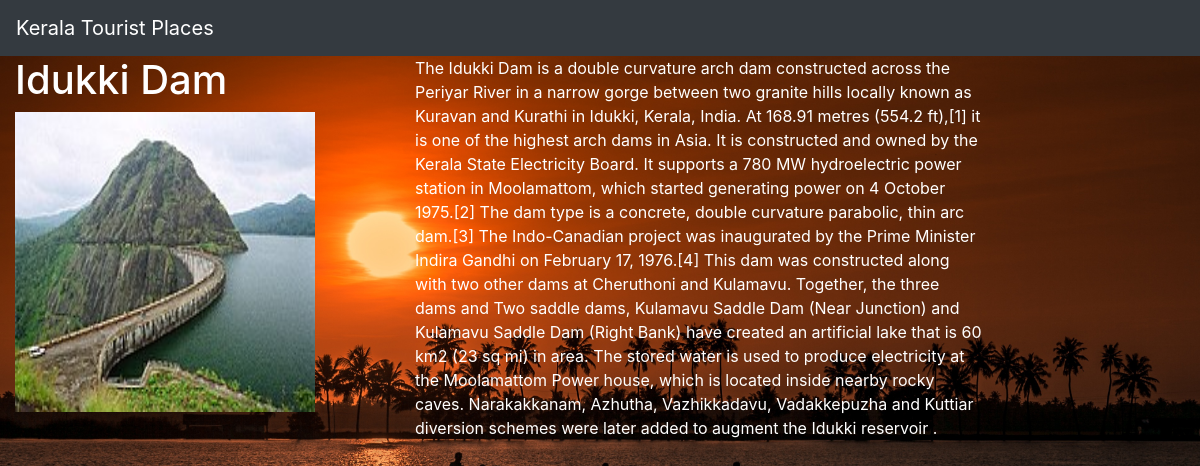
Screenshot of /details/3 with the database file from the repository.
### TripApp/models.py (models this page shows, shortened)
class Trip(models.Model):
    name = models.CharField(max_length=250)
    img = models.FileField(upload_to='img')
    desc = models.TextField()

### TripApp/views.py (the view)
# urls.py: path('details/<int:ID>', views.details, name='details'),
def details(request,ID):
    trip=Trip.objects.get(id=ID)
    context={'details':trip}
    return render(request, 'details.html', context)

### Templates/details.html (shortened to what this page needs)
{% extends 'base.html' %}
{% block body %}
<body>
<div class="container-fluid">
    <div class="row">
        <div class="col-md-4">
            <h1 style="color:white">{{details.name}}</h1>
            <img src="{{details.img.url}}" width="300" height="300">
        </div>
            <div class="col-md-6" style="color:white">
                {{details.desc}}<br>
            </div>
    </div>
</div>
</body>
{% endblock %}

### static/style.css (style rules this page uses)
body { background-image:url("image/back.png"); background-color:aqua; background-attachment:fixed; background-repeat:no-repeat; background-size:100% 100%; color:black; }

### rows the page displays
Trip: name "Idukki Dam", img (picture), desc "The Idukki Dam is a double curvature arch dam constructed across the Periyar River in a narrow gorge between two granite hills locally known as Kuravan and Kurathi in Idukki, Kerala, India. At 168.91 metres (554.2 ft),[1] it is one of the highest arch dams in Asia. It is constructed and owned by the Kerala State Electricity Board. It supports a 780 MW hydroelectric power station in Moolamattom, which started generating power on 4 October 1975.[2] The dam type is a concrete, double curvature parabolic, thin arc dam.[3] The Indo-Canadian project was inaugurated by the Prime Minister Indira Gandhi on February 17, 1976.[4] This dam was constructed along with two other dams at Cheruthoni and…"
